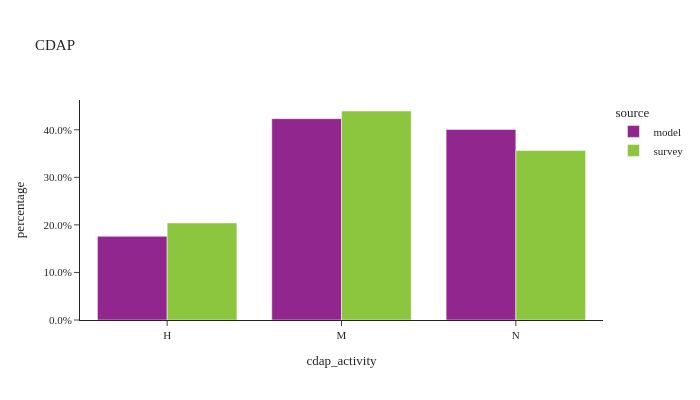

The cell this chart's notebook holds for it:
### Markdown cell above
- **Mandatory**: the person engages in travel to at least one out-of-home mandatory activity - work, university, or school. The mandatory pattern may also include non-mandatory activities such as separate home-based tours or intermediate stops on mandatory tours.
- **Non-mandatory**: the person engages in only maintenance and discretionary tours, which, by definition, do not contain mandatory activities.
- **Home**: the person does not travel outside the home.

### Code cell
df_plot = per_data.groupby(['source','cdap_activity'])['person_weight'].sum().reset_index()
df_plot['percentage'] = df_plot.groupby(['source'], group_keys=False)['person_weight'].\
            apply(lambda x: x / float(x.sum()))

# df_plot
fig = px.bar(df_plot, x="cdap_activity", y="percentage", barmode="group",color="source",
            title="CDAP")
# fig.for_each_annotation(lambda a: a.update(text = a.text.split("=")[-1]))
fig.update_layout(height=400, width=700, yaxis=dict(tickformat=".1%"))
fig.show()

### Figure 1 — Plotly figure (JSON) as saved in the notebook; plotly's stock layout.template omitted (floating-point values rounded to 4 significant figures)
{"data": [{"alignmentgroup": "True", "hovertemplate": "source=model<br>cdap_activity=%{x}<br>percentage=%{y}<extra></extra>", "legendgroup": "model", "marker": {"color": "#91268F", "pattern": {"shape": ""}}, "name": "model", "offsetgroup": "model", "orientation": "v", "showlegend": true, "textposition": "auto", "type": "bar", "x": ["H", "M", "N"], "xaxis": "x", "y": [0.1759, 0.4234, 0.4006], "yaxis": "y"}, {"alignmentgroup": "True", "hovertemplate": "source=survey<br>cdap_activity=%{x}<br>percentage=%{y}<extra></extra>", "legendgroup": "survey", "marker": {"color": "#8CC63E", "pattern": {"shape": ""}}, "name": "survey", "offsetgroup": "survey", "orientation": "v", "showlegend": true, "textposition": "auto", "type": "bar", "x": ["H", "M", "N"], "xaxis": "x", "y": [0.2041, 0.4395, 0.3564], "yaxis": "y"}], "layout": {"barmode": "group", "height": 400, "legend": {"title": {"text": "source"}, "tracegroupgap": 0}, "title": {"text": "CDAP"}, "width": 700, "xaxis": {"anchor": "y", "domain": [0.0, 1.0], "title": {"text": "cdap_activity"}}, "yaxis": {"anchor": "x", "domain": [0.0, 1.0], "tickformat": ".1%", "title": {"text": "percentage"}}}}
